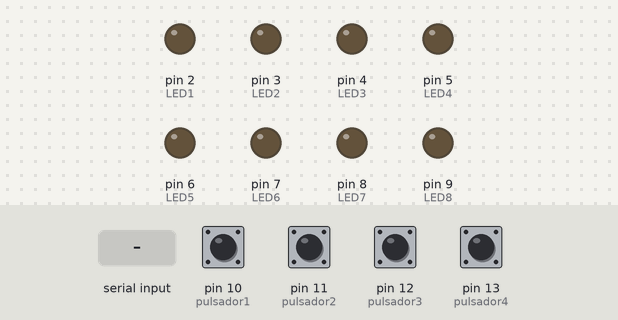
Recording of a sketch running on a simulated Arduino Uno, built with avr-gcc and run on an emulated ATmega328P. Parts: output pins drawn as LEDs (lit = HIGH). The inputs (shaded band) are chosen by the test bench; at power-on: pin 10 (pulsador1), pin 11 (pulsador2), pin 12 (pulsador3), pin 13 (pulsador4) HIGH.

Above: at 1.2 s.
1.3 s: pin 10 (pulsador1) pulled LOW for 1 s
At 2.4 s:
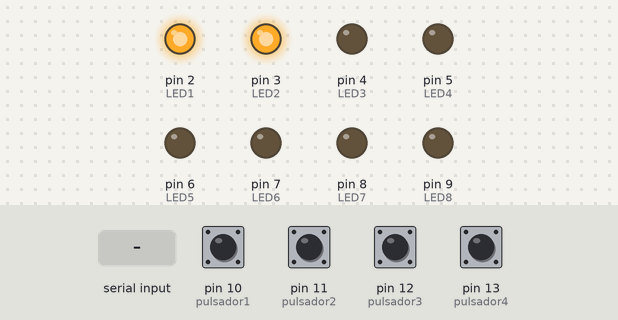
3.8 s: pin 11 (pulsador2) pulled LOW for 0.15 s
At 4.9 s:
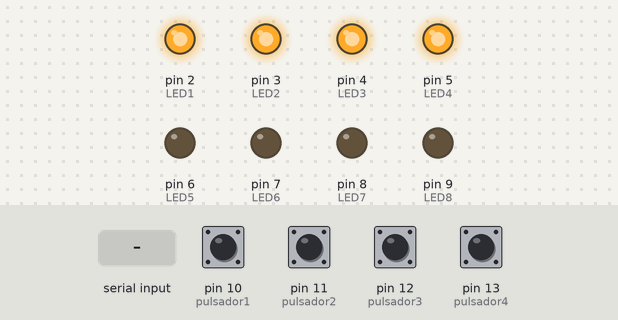
5.4 s: pin 12 (pulsador3) pulled LOW for 0.15 s
At 6.1 s:
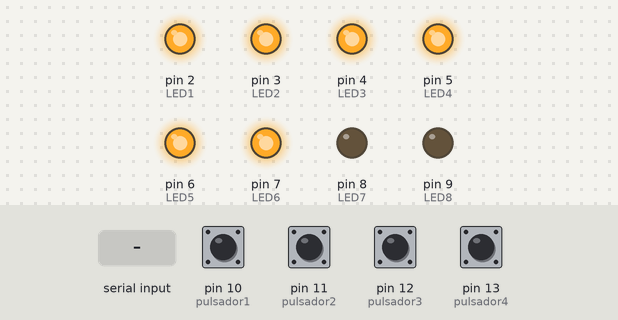
7.0 s: pin 13 (pulsador4) pulled LOW for 0.15 s
At 7.3 s:
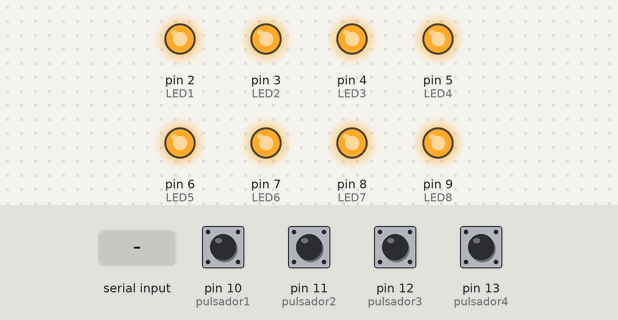
8.6 s: "1" received over Serial
At 9.8 s:
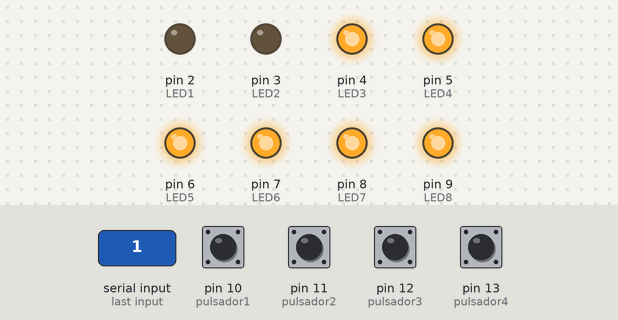
10.1 s: "2" received over Serial
At 10.9 s:
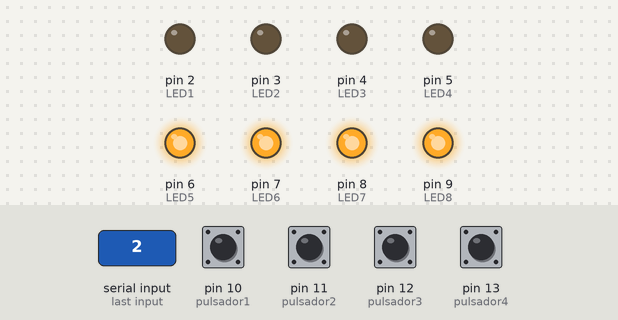
Timing chart, 0 to 12.6 s (numbered marks = the images above; inputs shaded):
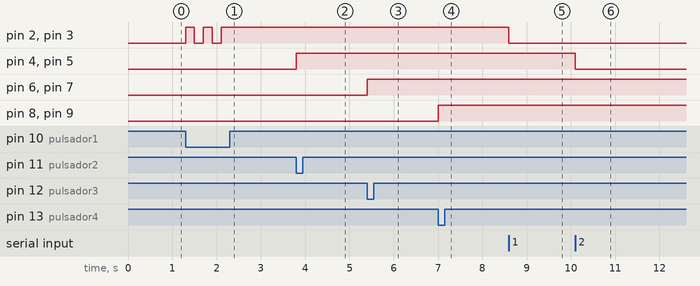

The sketch:

codigopp.ino
```cpp
int LED1 = 2;
int LED2 = 3;
int LED3 = 4;
int LED4 = 5;
int LED5 = 6;
int LED6 = 7;
int LED7 = 8;
int LED8 = 9;
int pulsador1 = 10;
int pulsador2 = 11;
int pulsador3 = 12;
int pulsador4 = 13;

bool estado1 = false;
bool estado2 = false;
bool estado3 = false;
bool estado4 = false;

void setup() {
  pinMode(LED1, OUTPUT);
  pinMode(LED2, OUTPUT);
  pinMode(LED3, OUTPUT);
  pinMode(LED4, OUTPUT);
  pinMode(LED5, OUTPUT);
  pinMode(LED6, OUTPUT);
  pinMode(LED7, OUTPUT);
  pinMode(LED8, OUTPUT);
  pinMode(pulsador1, INPUT_PULLUP);
  pinMode(pulsador2, INPUT_PULLUP);
  pinMode(pulsador3, INPUT_PULLUP);
  pinMode(pulsador4, INPUT_PULLUP);
  Serial.begin(9600); // Inicializar la comunicación serial
}

void loop() {
  // Control de los LEDs con los pulsadores físicos
  if (digitalRead(pulsador1) == LOW) {
    estado1 = !estado1;
    digitalWrite(LED1, estado1);
    digitalWrite(LED2, estado1);
    delay(200); // Pequeña pausa para evitar el rebote del pulsador
  }

  if (digitalRead(pulsador2) == LOW) {
    estado2 = !estado2;
    digitalWrite(LED3, estado2);
    digitalWrite(LED4, estado2);
    delay(200); // Pequeña pausa para evitar el rebote del pulsador
  }

  if (digitalRead(pulsador3) == LOW) {
    estado3 = !estado3;
    digitalWrite(LED5, estado3);
    digitalWrite(LED6, estado3);
    delay(200); // Pequeña pausa para evitar el rebote del pulsador
  }

  if (digitalRead(pulsador4) == LOW) {
    estado4 = !estado4;
    digitalWrite(LED7, estado4);
    digitalWrite(LED8, estado4);
    delay(200); // Pequeña pausa para evitar el rebote del pulsador
  }

  // Control de los LEDs con comandos desde el puerto serial
  if (Serial.available() > 0) {
    char comando = Serial.read();
    if (comando == '1') {
      estado1 = !estado1;
      digitalWrite(LED1, estado1);
      digitalWrite(LED2, estado1);
    } else if (comando == '2') {
      estado2 = !estado2;
      digitalWrite(LED3, estado2);
      digitalWrite(LED4, estado2);
    } else if (comando == '3') {
      estado3 = !estado3;
      digitalWrite(LED5, estado3);
      digitalWrite(LED6, estado3);
    } else if (comando == '4') {
      estado4 = !estado4;
      digitalWrite(LED7, estado4);
      digitalWrite(LED8, estado4);
    }
    delay(50); // Breve espera para evitar la acumulación de datos en el puerto serial
  }
}
```

Measured:
- after the input at 1.3 s, pin 2 (LED1), pin 3 (LED2): alternates HIGH for 0.20 s and LOW for 0.20 s, 5 changes in all, then stays HIGH, starting at once
- after the input at 3.8 s, pin 4 (LED3), pin 5 (LED4): LOW → HIGH at once
- after the input at 5.4 s, pin 6 (LED5), pin 7 (LED6): LOW → HIGH at once
- after the input at 7.0 s, pin 8 (LED7), pin 9 (LED8): LOW → HIGH at once
- after the input at 8.6 s, pin 2 (LED1), pin 3 (LED2): HIGH → LOW at once
- after the input at 10.1 s, pin 4 (LED3), pin 5 (LED4): HIGH → LOW at once
